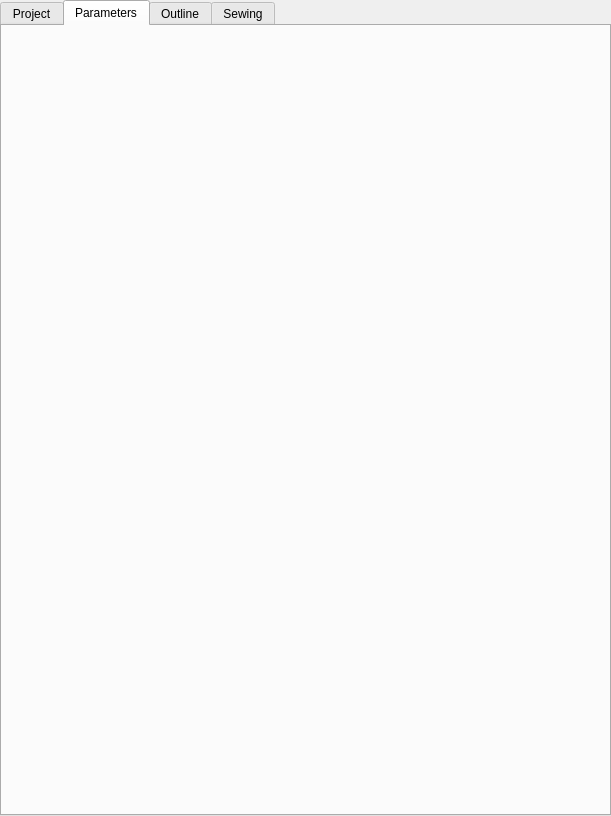
<?xml version="1.0" encoding="UTF-8"?>
<ui version="4.0">
 <class>CLO3D::UI::PatternBuilderDockWidget</class>
 <widget class="QDockWidget" name="CLO3D::UI::PatternBuilderDockWidget">
  <property name="geometry">
   <rect>
    <x>0</x>
    <y>0</y>
    <width>611</width>
    <height>816</height>
   </rect>
  </property>
  <property name="windowTitle">
   <string>DockWidget</string>
  </property>
  <widget class="QWidget" name="dockWidgetContents">
   <layout class="QVBoxLayout" name="verticalLayout">
    <property name="spacing">
     <number>0</number>
    </property>
    <property name="leftMargin">
     <number>0</number>
    </property>
    <property name="topMargin">
     <number>0</number>
    </property>
    <property name="rightMargin">
     <number>0</number>
    </property>
    <property name="bottomMargin">
     <number>0</number>
    </property>
    <item>
     <widget class="QTabWidget" name="tabWidget">
      <property name="currentIndex">
       <number>1</number>
      </property>
      <widget class="QWidget" name="projectTab">
       <attribute name="title">
        <string>Project</string>
       </attribute>
      </widget>
      <widget class="CLO3D::UI::Parameters" name="parametersTab">
       <attribute name="title">
        <string>Parameters</string>
       </attribute>
       <layout class="QGridLayout" name="gridLayout_2"/>
      </widget>
      <widget class="QWidget" name="outlineTab">
       <attribute name="title">
        <string>Outline</string>
       </attribute>
       <widget class="QScrollArea" name="scrollArea_2">
        <property name="geometry">
         <rect>
          <x>130</x>
          <y>10</y>
          <width>120</width>
          <height>87</height>
         </rect>
        </property>
        <property name="widgetResizable">
         <bool>true</bool>
        </property>
        <widget class="QWidget" name="scrollAreaWidgetContents_2">
         <property name="geometry">
          <rect>
           <x>0</x>
           <y>0</y>
           <width>120</width>
           <height>87</height>
          </rect>
         </property>
        </widget>
       </widget>
      </widget>
      <widget class="QWidget" name="sewingTab">
       <attribute name="title">
        <string>Sewing</string>
       </attribute>
       <widget class="QScrollArea" name="scrollArea_3">
        <property name="geometry">
         <rect>
          <x>120</x>
          <y>140</y>
          <width>120</width>
          <height>87</height>
         </rect>
        </property>
        <property name="widgetResizable">
         <bool>true</bool>
        </property>
        <widget class="QWidget" name="scrollAreaWidgetContents_3">
         <property name="geometry">
          <rect>
           <x>0</x>
           <y>0</y>
           <width>120</width>
           <height>87</height>
          </rect>
         </property>
        </widget>
       </widget>
      </widget>
     </widget>
    </item>
   </layout>
  </widget>
 </widget>
 <customwidgets>
  <customwidget>
   <class>CLO3D::UI::Parameters</class>
   <extends>QWidget</extends>
   <header>Parameters.h</header>
   <container>1</container>
  </customwidget>
 </customwidgets>
 <resources>
  <include location="../../resources/resources.qrc"/>
 </resources>
 <connections/>
</ui>
